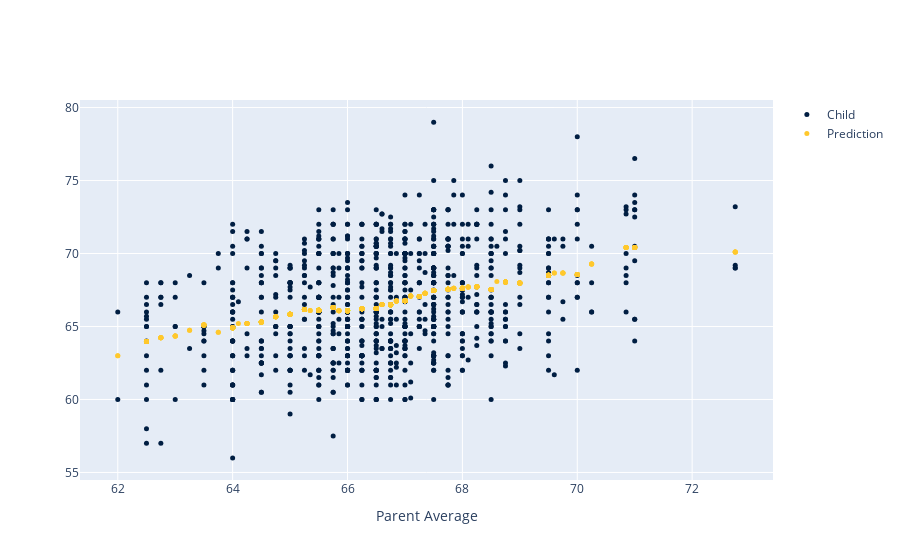

Here is the notebook cell this chart was saved with:
### Markdown cell above
## Association

We already saw one example of an association between two variables:

### Code cell
heights_with_predictions.iscatter('Parent Average')

### Figure 1 — Plotly figure (JSON) as saved in the notebook; plotly's stock layout.template omitted (floating-point values rounded to 4 significant figures; data arrays with more than 128 entries replaced by an {"elided": "..."} marker saying what was removed)
{"data": [{"marker": {"color": "rgb(0,30,66)", "size": 5}, "mode": "markers", "name": "Child", "textfont": {"color": "rgb(0,30,66)"}, "textposition": "bottom center", "type": "scatter", "x": {"elided": "934 float values"}, "y": {"elided": "934 float values"}}, {"marker": {"color": "rgb(256,200,44)", "size": 5}, "mode": "markers", "name": "Prediction", "textfont": {"color": "rgb(256,200,44)"}, "textposition": "bottom center", "type": "scatter", "x": {"elided": "934 float values"}, "y": {"elided": "934 float values"}}], "layout": {"xaxis": {"title": {"text": "Parent Average"}}, "yaxis": {"title": {}}}}
